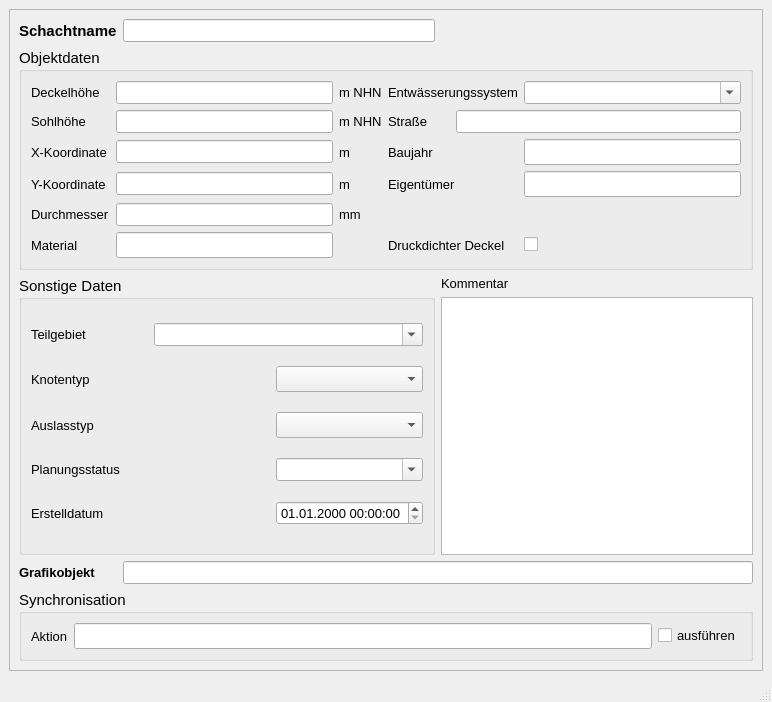
<?xml version="1.0" encoding="UTF-8"?>
<ui version="4.0">
 <class>MainWindow</class>
 <widget class="QMainWindow" name="MainWindow">
  <property name="enabled">
   <bool>true</bool>
  </property>
  <property name="geometry">
   <rect>
    <x>0</x>
    <y>0</y>
    <width>772</width>
    <height>702</height>
   </rect>
  </property>
  <property name="minimumSize">
   <size>
    <width>650</width>
    <height>610</height>
   </size>
  </property>
  <property name="font">
   <font>
    <family>Tahoma</family>
    <pointsize>10</pointsize>
   </font>
  </property>
  <property name="windowTitle">
   <string>Schacht</string>
  </property>
  <property name="toolTip">
   <string>&lt;html&gt;&lt;head/&gt;&lt;body&gt;&lt;p&gt;Besondere Lage im Kanalnetz z.B. Anfangsschacht&lt;/p&gt;&lt;/body&gt;&lt;/html&gt;</string>
  </property>
  <property name="statusTip">
   <string>Besondere Lage im Kanalnetz z.B. Anfangsschacht</string>
  </property>
  <widget class="QWidget" name="centralwidget">
   <layout class="QGridLayout" name="gridLayout">
    <item row="0" column="0">
     <widget class="QScrollArea" name="scrollArea">
      <property name="widgetResizable">
       <bool>true</bool>
      </property>
      <widget class="QWidget" name="scrollAreaWidgetContents">
       <property name="geometry">
        <rect>
         <x>0</x>
         <y>0</y>
         <width>748</width>
         <height>625</height>
        </rect>
       </property>
       <layout class="QGridLayout" name="gridLayout_2">
        <item row="0" column="0">
         <widget class="QLabel" name="label">
          <property name="font">
           <font>
            <family>Tahoma</family>
            <pointsize>11</pointsize>
            <weight>75</weight>
            <bold>true</bold>
           </font>
          </property>
          <property name="text">
           <string>Schachtname</string>
          </property>
         </widget>
        </item>
        <item row="0" column="1">
         <widget class="QLineEdit" name="schnam">
          <property name="toolTip">
           <string>&lt;html&gt;&lt;head/&gt;&lt;body&gt;&lt;p&gt;Eindeutige Schachtbezeichnung&lt;/p&gt;&lt;/body&gt;&lt;/html&gt;</string>
          </property>
          <property name="statusTip">
           <string>Eindeutige Schachtbezeichnung</string>
          </property>
         </widget>
        </item>
        <item row="1" column="0" colspan="3">
         <widget class="QGroupBox" name="groupBox_2">
          <property name="font">
           <font>
            <family>Tahoma</family>
            <pointsize>11</pointsize>
           </font>
          </property>
          <property name="toolTip">
           <string>&lt;html&gt;&lt;head/&gt;&lt;body&gt;&lt;p&gt;Material des Schachtes&lt;/p&gt;&lt;/body&gt;&lt;/html&gt;</string>
          </property>
          <property name="statusTip">
           <string>Material des Schachtes</string>
          </property>
          <property name="title">
           <string>Objektdaten</string>
          </property>
          <layout class="QGridLayout" name="gridLayout_3">
           <item row="0" column="0">
            <widget class="QLabel" name="label_5">
             <property name="font">
              <font>
               <family>Tahoma</family>
               <pointsize>10</pointsize>
              </font>
             </property>
             <property name="text">
              <string>Deckelhöhe</string>
             </property>
            </widget>
           </item>
           <item row="0" column="1">
            <widget class="QLineEdit" name="deckelhoehe">
             <property name="font">
              <font>
               <family>Tahoma</family>
               <pointsize>10</pointsize>
              </font>
             </property>
             <property name="toolTip">
              <string>&lt;html&gt;&lt;head/&gt;&lt;body&gt;&lt;p&gt;Höhe des Kanaldeckels (meist gleich Geländehöhe)&lt;/p&gt;&lt;/body&gt;&lt;/html&gt;</string>
             </property>
             <property name="statusTip">
              <string>Höhe des Kanaldeckels (meist gleich Geländehöhe)</string>
             </property>
            </widget>
           </item>
           <item row="0" column="2">
            <widget class="QLabel" name="label_10">
             <property name="font">
              <font>
               <family>Tahoma</family>
               <pointsize>10</pointsize>
              </font>
             </property>
             <property name="text">
              <string>m NHN</string>
             </property>
            </widget>
           </item>
           <item row="0" column="3" colspan="2">
            <widget class="QLabel" name="label_40">
             <property name="font">
              <font>
               <family>Tahoma</family>
               <pointsize>10</pointsize>
              </font>
             </property>
             <property name="text">
              <string>Entwässerungssystem</string>
             </property>
            </widget>
           </item>
           <item row="0" column="5">
            <widget class="QComboBox" name="entwart">
             <property name="font">
              <font>
               <family>Tahoma</family>
               <pointsize>10</pointsize>
              </font>
             </property>
             <property name="toolTip">
              <string>&lt;html&gt;&lt;head/&gt;&lt;body&gt;&lt;p&gt;&lt;span style=&quot; font-family:'Calibri','sans-serif';&quot;&gt;vorh. Entwässerungssystem (z.B. Mischwasser, Regenwasser etc.)&lt;/span&gt;&lt;/p&gt;&lt;/body&gt;&lt;/html&gt;</string>
             </property>
             <property name="statusTip">
              <string>vorh. Entwässerungssystem (z.B. Mischwasser, Regenwasser etc.)</string>
             </property>
             <property name="editable">
              <bool>true</bool>
             </property>
            </widget>
           </item>
           <item row="1" column="0">
            <widget class="QLabel" name="label_3">
             <property name="font">
              <font>
               <family>Tahoma</family>
               <pointsize>10</pointsize>
              </font>
             </property>
             <property name="text">
              <string>Sohlhöhe</string>
             </property>
            </widget>
           </item>
           <item row="1" column="1">
            <widget class="QLineEdit" name="sohlhoehe">
             <property name="font">
              <font>
               <family>Tahoma</family>
               <pointsize>10</pointsize>
              </font>
             </property>
             <property name="toolTip">
              <string>&lt;html&gt;&lt;head/&gt;&lt;body&gt;&lt;p&gt;Höhe der Sohle&lt;/p&gt;&lt;/body&gt;&lt;/html&gt;</string>
             </property>
             <property name="statusTip">
              <string>Höhe der Sohle</string>
             </property>
            </widget>
           </item>
           <item row="1" column="2">
            <widget class="QLabel" name="label_8">
             <property name="font">
              <font>
               <family>Tahoma</family>
               <pointsize>10</pointsize>
              </font>
             </property>
             <property name="text">
              <string>m NHN</string>
             </property>
            </widget>
           </item>
           <item row="1" column="3">
            <widget class="QLabel" name="label_2">
             <property name="font">
              <font>
               <family>Tahoma</family>
               <pointsize>10</pointsize>
              </font>
             </property>
             <property name="text">
              <string>Straße</string>
             </property>
            </widget>
           </item>
           <item row="1" column="4" colspan="2">
            <widget class="QLineEdit" name="strasse">
             <property name="font">
              <font>
               <family>Tahoma</family>
               <pointsize>10</pointsize>
              </font>
             </property>
             <property name="toolTip">
              <string>&lt;html&gt;&lt;head/&gt;&lt;body&gt;&lt;p&gt;Straßenname&lt;/p&gt;&lt;/body&gt;&lt;/html&gt;</string>
             </property>
             <property name="statusTip">
              <string>Straßenname</string>
             </property>
            </widget>
           </item>
           <item row="2" column="0">
            <widget class="QLabel" name="label_6">
             <property name="font">
              <font>
               <family>Tahoma</family>
               <pointsize>10</pointsize>
              </font>
             </property>
             <property name="text">
              <string>X-Koordinate</string>
             </property>
            </widget>
           </item>
           <item row="2" column="1">
            <widget class="QLineEdit" name="x">
             <property name="font">
              <font>
               <family>Tahoma</family>
               <pointsize>10</pointsize>
              </font>
             </property>
             <property name="toolTip">
              <string>&lt;html&gt;&lt;head/&gt;&lt;body&gt;&lt;p&gt;Lage-Koordinate (im Projektionssystem des Layers)&lt;/p&gt;&lt;/body&gt;&lt;/html&gt;</string>
             </property>
             <property name="statusTip">
              <string>Lage-Koordinate (im Projektionssystem des Layers)</string>
             </property>
             <property name="readOnly">
              <bool>true</bool>
             </property>
            </widget>
           </item>
           <item row="2" column="2">
            <widget class="QLabel" name="label_11">
             <property name="font">
              <font>
               <family>Tahoma</family>
               <pointsize>10</pointsize>
              </font>
             </property>
             <property name="text">
              <string>m</string>
             </property>
            </widget>
           </item>
           <item row="2" column="3" colspan="2">
            <widget class="QLabel" name="label_4">
             <property name="font">
              <font>
               <family>Tahoma</family>
               <pointsize>10</pointsize>
              </font>
             </property>
             <property name="text">
              <string>Baujahr</string>
             </property>
            </widget>
           </item>
           <item row="2" column="5">
            <widget class="QLineEdit" name="baujahr">
             <property name="toolTip">
              <string>&lt;html&gt;&lt;head/&gt;&lt;body&gt;&lt;p&gt;Baujahr&lt;/p&gt;&lt;/body&gt;&lt;/html&gt;</string>
             </property>
             <property name="statusTip">
              <string>Baujahr</string>
             </property>
            </widget>
           </item>
           <item row="3" column="0">
            <widget class="QLabel" name="label_9">
             <property name="font">
              <font>
               <family>Tahoma</family>
               <pointsize>10</pointsize>
              </font>
             </property>
             <property name="text">
              <string>Y-Koordinate</string>
             </property>
            </widget>
           </item>
           <item row="3" column="1">
            <widget class="QLineEdit" name="y">
             <property name="font">
              <font>
               <family>Tahoma</family>
               <pointsize>10</pointsize>
              </font>
             </property>
             <property name="toolTip">
              <string>&lt;html&gt;&lt;head/&gt;&lt;body&gt;&lt;p&gt;Lage-Koordinate (im Projektionssystem des Layers)&lt;/p&gt;&lt;/body&gt;&lt;/html&gt;</string>
             </property>
             <property name="statusTip">
              <string>Lage-Koordinate (im Projektionssystem des Layers)</string>
             </property>
             <property name="readOnly">
              <bool>true</bool>
             </property>
            </widget>
           </item>
           <item row="3" column="2">
            <widget class="QLabel" name="label_12">
             <property name="font">
              <font>
               <family>Tahoma</family>
               <pointsize>10</pointsize>
              </font>
             </property>
             <property name="text">
              <string>m</string>
             </property>
            </widget>
           </item>
           <item row="3" column="3" colspan="2">
            <widget class="QLabel" name="label_7">
             <property name="font">
              <font>
               <family>Tahoma</family>
               <pointsize>10</pointsize>
              </font>
             </property>
             <property name="text">
              <string>Eigentümer</string>
             </property>
            </widget>
           </item>
           <item row="3" column="5">
            <widget class="QLineEdit" name="eigentum">
             <property name="toolTip">
              <string>&lt;html&gt;&lt;head/&gt;&lt;body&gt;&lt;p&gt;Eigentürmer&lt;/p&gt;&lt;/body&gt;&lt;/html&gt;</string>
             </property>
             <property name="statusTip">
              <string>Eigentürmer</string>
             </property>
            </widget>
           </item>
           <item row="4" column="0">
            <widget class="QLabel" name="label_39">
             <property name="font">
              <font>
               <family>Tahoma</family>
               <pointsize>10</pointsize>
              </font>
             </property>
             <property name="text">
              <string>Durchmesser</string>
             </property>
            </widget>
           </item>
           <item row="4" column="1">
            <widget class="QLineEdit" name="durchm">
             <property name="font">
              <font>
               <family>Tahoma</family>
               <pointsize>10</pointsize>
              </font>
             </property>
             <property name="toolTip">
              <string>&lt;html&gt;&lt;head/&gt;&lt;body&gt;&lt;p&gt;Standard-Durchmesser nach DIN&lt;/p&gt;&lt;/body&gt;&lt;/html&gt;</string>
             </property>
             <property name="statusTip">
              <string>Standard-Durchmesser nach DIN</string>
             </property>
            </widget>
           </item>
           <item row="4" column="2">
            <widget class="QLabel" name="label_27">
             <property name="font">
              <font>
               <family>Tahoma</family>
               <pointsize>10</pointsize>
              </font>
             </property>
             <property name="text">
              <string>mm</string>
             </property>
            </widget>
           </item>
           <item row="5" column="0">
            <widget class="QLabel" name="label_16">
             <property name="font">
              <font>
               <family>Tahoma</family>
               <pointsize>10</pointsize>
              </font>
             </property>
             <property name="text">
              <string>Material</string>
             </property>
            </widget>
           </item>
           <item row="5" column="1">
            <widget class="QLineEdit" name="material">
             <property name="toolTip">
              <string>&lt;html&gt;&lt;head/&gt;&lt;body&gt;&lt;p&gt;Material des Schachtes (z.B. Beton, Gussstahl etc.)&lt;/p&gt;&lt;/body&gt;&lt;/html&gt;</string>
             </property>
             <property name="statusTip">
              <string>Material des Schachtes (z.B. Beton, Gussstahl etc.)</string>
             </property>
            </widget>
           </item>
           <item row="5" column="3" colspan="2">
            <widget class="QLabel" name="label_41">
             <property name="font">
              <font>
               <family>Tahoma</family>
               <pointsize>10</pointsize>
              </font>
             </property>
             <property name="text">
              <string>Druckdichter Deckel</string>
             </property>
            </widget>
           </item>
           <item row="5" column="5">
            <widget class="QCheckBox" name="druckdicht">
             <property name="font">
              <font>
               <family>Tahoma</family>
               <pointsize>10</pointsize>
              </font>
             </property>
             <property name="toolTip">
              <string>&lt;html&gt;&lt;head/&gt;&lt;body&gt;&lt;p&gt;Wenn Druckdeckel vorhanden sind auswählen.&lt;/p&gt;&lt;/body&gt;&lt;/html&gt;</string>
             </property>
             <property name="statusTip">
              <string>Wenn Druckdeckel vorhanden sind auswählen.</string>
             </property>
             <property name="text">
              <string/>
             </property>
            </widget>
           </item>
          </layout>
         </widget>
        </item>
        <item row="2" column="0" rowspan="2" colspan="2">
         <widget class="QGroupBox" name="groupBox_3">
          <property name="font">
           <font>
            <family>Tahoma</family>
            <pointsize>11</pointsize>
           </font>
          </property>
          <property name="title">
           <string>Sonstige Daten</string>
          </property>
          <layout class="QGridLayout" name="gridLayout_4">
           <item row="0" column="0">
            <widget class="QLabel" name="label_13">
             <property name="font">
              <font>
               <family>Tahoma</family>
               <pointsize>10</pointsize>
              </font>
             </property>
             <property name="text">
              <string>Teilgebiet</string>
             </property>
             <property name="buddy">
              <cstring>simstatus</cstring>
             </property>
            </widget>
           </item>
           <item row="0" column="1" colspan="2">
            <widget class="QComboBox" name="teilgebiet">
             <property name="font">
              <font>
               <family>Tahoma</family>
               <pointsize>10</pointsize>
              </font>
             </property>
             <property name="toolTip">
              <string>&lt;html&gt;&lt;head/&gt;&lt;body&gt;&lt;p&gt;zur Zuordnung auf ein selbstständig festgelegtes Teilgebiet&lt;/p&gt;&lt;/body&gt;&lt;/html&gt;</string>
             </property>
             <property name="statusTip">
              <string>zur Zuordnung auf ein selbstständig festgelegtes Teilgebiet</string>
             </property>
             <property name="editable">
              <bool>true</bool>
             </property>
            </widget>
           </item>
           <item row="1" column="0">
            <widget class="QLabel" name="label_17">
             <property name="font">
              <font>
               <family>Tahoma</family>
               <pointsize>10</pointsize>
              </font>
             </property>
             <property name="text">
              <string>Knotentyp</string>
             </property>
             <property name="buddy">
              <cstring>simstatus</cstring>
             </property>
            </widget>
           </item>
           <item row="1" column="2">
            <widget class="QComboBox" name="knotentyp">
             <property name="toolTip">
              <string>&lt;html&gt;&lt;head/&gt;&lt;body&gt;&lt;p&gt;Besondere Lage im Kanalnetz z.B. Anfangsschacht&lt;/p&gt;&lt;/body&gt;&lt;/html&gt;</string>
             </property>
             <property name="statusTip">
              <string>Besondere Lage im Kanalnetz z.B. Anfangsschacht</string>
             </property>
            </widget>
           </item>
           <item row="2" column="0">
            <widget class="QLabel" name="label_18">
             <property name="font">
              <font>
               <family>Tahoma</family>
               <pointsize>10</pointsize>
              </font>
             </property>
             <property name="toolTip">
              <string>&lt;html&gt;&lt;head/&gt;&lt;body&gt;&lt;p&gt;Auslasstyp gem. HYSTEM-EXTRAN (z.B.: Frei, Normal, Konstant etc.)&lt;/p&gt;&lt;/body&gt;&lt;/html&gt;</string>
             </property>
             <property name="statusTip">
              <string>Auslasstyp gem. HYSTEM-EXTRAN (z.B.: Frei, Normal, Konstant etc.)</string>
             </property>
             <property name="text">
              <string>Auslasstyp</string>
             </property>
             <property name="buddy">
              <cstring>simstatus</cstring>
             </property>
            </widget>
           </item>
           <item row="2" column="2">
            <widget class="QComboBox" name="auslasstyp">
             <property name="toolTip">
              <string>&lt;html&gt;&lt;head/&gt;&lt;body&gt;&lt;p&gt;Auslasstyp gem. HYSTEM-EXTRAN (z.B.: Frei, Normal, Konstant etc.)&lt;/p&gt;&lt;/body&gt;&lt;/html&gt;</string>
             </property>
             <property name="statusTip">
              <string>Auslasstyp gem. HYSTEM-EXTRAN (z.B.: Frei, Normal, Konstant etc.)</string>
             </property>
            </widget>
           </item>
           <item row="3" column="0" colspan="2">
            <widget class="QLabel" name="label_15">
             <property name="font">
              <font>
               <family>Tahoma</family>
               <pointsize>10</pointsize>
              </font>
             </property>
             <property name="text">
              <string>Planungsstatus</string>
             </property>
             <property name="buddy">
              <cstring>simstatus</cstring>
             </property>
            </widget>
           </item>
           <item row="3" column="2">
            <widget class="QComboBox" name="simstatus">
             <property name="font">
              <font>
               <family>Tahoma</family>
               <pointsize>10</pointsize>
              </font>
             </property>
             <property name="toolTip">
              <string>&lt;html&gt;&lt;head/&gt;&lt;body&gt;&lt;p&gt;&lt;span style=&quot; font-family:'Calibri','sans-serif'; font-size:11pt;&quot;&gt;aktueller Status (z.B. vorhanden, in Planung etc.)&lt;/span&gt;&lt;/p&gt;&lt;/body&gt;&lt;/html&gt;</string>
             </property>
             <property name="statusTip">
              <string>aktueller Status (z.B. vorhanden, in Planung etc.)</string>
             </property>
             <property name="editable">
              <bool>true</bool>
             </property>
            </widget>
           </item>
           <item row="4" column="0" colspan="2">
            <widget class="QLabel" name="label_71">
             <property name="font">
              <font>
               <family>Tahoma</family>
               <pointsize>10</pointsize>
              </font>
             </property>
             <property name="text">
              <string>Erstelldatum</string>
             </property>
            </widget>
           </item>
           <item row="4" column="2">
            <widget class="QgsDateTimeEdit" name="createdat">
             <property name="font">
              <font>
               <family>Tahoma</family>
               <pointsize>10</pointsize>
              </font>
             </property>
             <property name="currentSection">
              <enum>QDateTimeEdit::DaySection</enum>
             </property>
             <property name="displayFormat">
              <string>dd.MM.yyyy HH:mm:ss</string>
             </property>
            </widget>
           </item>
          </layout>
         </widget>
        </item>
        <item row="2" column="2">
         <widget class="QLabel" name="label_14">
          <property name="text">
           <string>Kommentar</string>
          </property>
         </widget>
        </item>
        <item row="3" column="2">
         <widget class="QTextEdit" name="kommentar">
          <property name="minimumSize">
           <size>
            <width>0</width>
            <height>0</height>
           </size>
          </property>
          <property name="toolTip">
           <string>&lt;html&gt;&lt;head/&gt;&lt;body&gt;&lt;p&gt;Platz für zusätzliche Kommentare.&lt;/p&gt;&lt;/body&gt;&lt;/html&gt;</string>
          </property>
          <property name="statusTip">
           <string>Platz für zusätzliche Kommentare.</string>
          </property>
         </widget>
        </item>
        <item row="4" column="0">
         <widget class="QLabel" name="label_21">
          <property name="font">
           <font>
            <family>Tahoma</family>
            <pointsize>10</pointsize>
            <weight>75</weight>
            <bold>true</bold>
           </font>
          </property>
          <property name="text">
           <string>Grafikobjekt</string>
          </property>
         </widget>
        </item>
        <item row="4" column="1" colspan="2">
         <widget class="QLineEdit" name="objekt">
          <property name="toolTip">
           <string>&lt;html&gt;&lt;head/&gt;&lt;body&gt;&lt;p&gt;Textbeschreibung (WKT) des Grafikobjekts&lt;/p&gt;&lt;/body&gt;&lt;/html&gt;</string>
          </property>
          <property name="statusTip">
           <string>Textbeschreibung des Grafikobjekts</string>
          </property>
         </widget>
        </item>
        <item row="5" column="0" colspan="3">
         <widget class="QGroupBox" name="groupBox_sync">
          <property name="font">
           <font>
            <family>Tahoma</family>
            <pointsize>11</pointsize>
           </font>
          </property>
          <property name="title">
           <string>Synchronisation</string>
          </property>
          <layout class="QGridLayout" name="gridLayout_5">
           <item row="0" column="0">
            <widget class="QLabel" name="label_19">
             <property name="font">
              <font>
               <family>Tahoma</family>
               <pointsize>10</pointsize>
              </font>
             </property>
             <property name="text">
              <string>Aktion</string>
             </property>
            </widget>
           </item>
           <item row="0" column="1">
            <widget class="QLineEdit" name="aktion">
             <property name="toolTip">
              <string>&lt;html&gt;&lt;head/&gt;&lt;body&gt;&lt;p&gt;Maßnahme zur Synchronisation&lt;/p&gt;&lt;/body&gt;&lt;/html&gt;</string>
             </property>
             <property name="statusTip">
              <string>Maßnahme zur Synchronisation</string>
             </property>
            </widget>
           </item>
           <item row="0" column="2">
            <widget class="QCheckBox" name="status">
             <property name="font">
              <font>
               <family>Tahoma</family>
               <pointsize>10</pointsize>
              </font>
             </property>
             <property name="toolTip">
              <string>Synchronisation aktivieren</string>
             </property>
             <property name="statusTip">
              <string>Synchronisation aktivieren</string>
             </property>
             <property name="text">
              <string>ausführen</string>
             </property>
            </widget>
           </item>
          </layout>
         </widget>
        </item>
       </layout>
      </widget>
     </widget>
    </item>
   </layout>
  </widget>
  <widget class="QMenuBar" name="menubar">
   <property name="geometry">
    <rect>
     <x>0</x>
     <y>0</y>
     <width>772</width>
     <height>27</height>
    </rect>
   </property>
  </widget>
  <widget class="QStatusBar" name="statusbar"/>
 </widget>
 <customwidgets>
  <customwidget>
   <class>QgsDateTimeEdit</class>
   <extends>QDateTimeEdit</extends>
   <header>qgsdatetimeedit.h</header>
  </customwidget>
 </customwidgets>
 <tabstops>
  <tabstop>schnam</tabstop>
  <tabstop>deckelhoehe</tabstop>
  <tabstop>sohlhoehe</tabstop>
  <tabstop>x</tabstop>
  <tabstop>y</tabstop>
  <tabstop>durchm</tabstop>
  <tabstop>material</tabstop>
  <tabstop>entwart</tabstop>
  <tabstop>strasse</tabstop>
  <tabstop>baujahr</tabstop>
  <tabstop>eigentum</tabstop>
  <tabstop>druckdicht</tabstop>
  <tabstop>teilgebiet</tabstop>
  <tabstop>knotentyp</tabstop>
  <tabstop>auslasstyp</tabstop>
  <tabstop>simstatus</tabstop>
  <tabstop>createdat</tabstop>
  <tabstop>kommentar</tabstop>
 </tabstops>
 <resources/>
 <connections/>
</ui>
